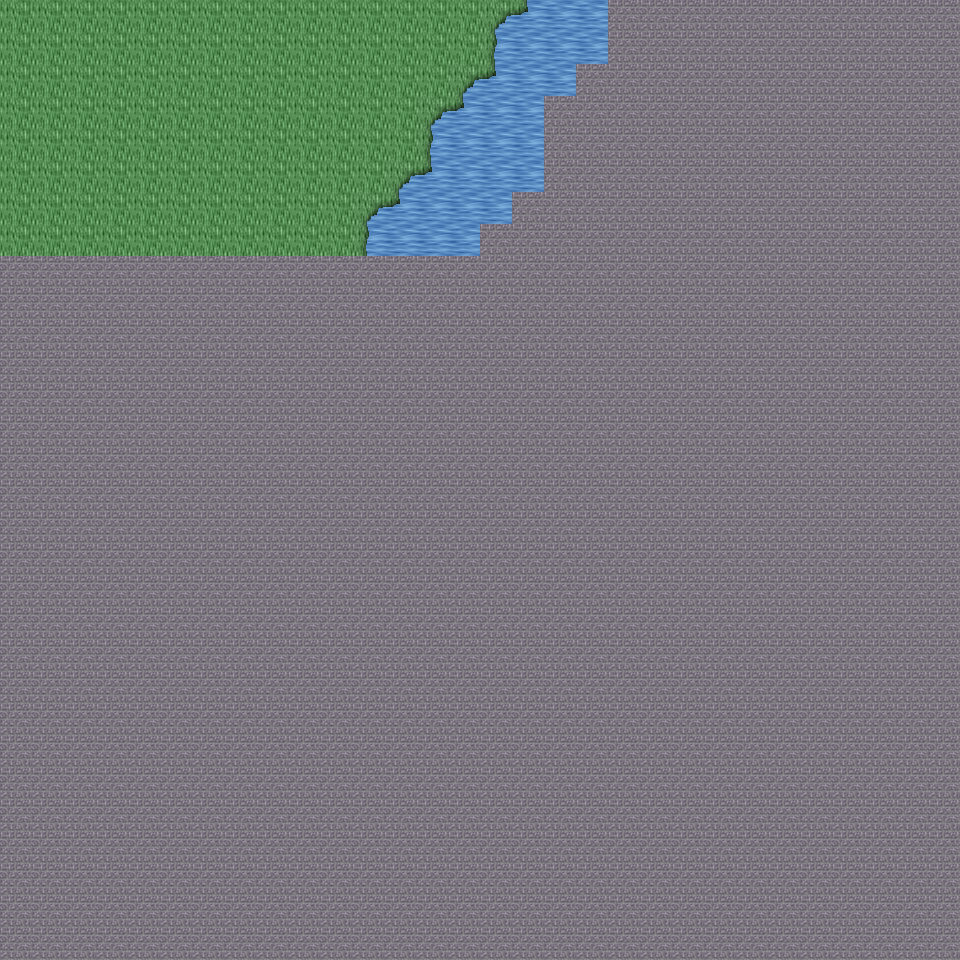

A 2D game scene composited from a Tiled map and its tileset images. What follows is a short description and the map's XML, with each tile layer's data collapsed to a summary:
An orthogonal 30x30 tile map with 32x32 px tiles, 6 tile layers (Ground, Object, Object2, Above, ...), 60 tilesets and 2 objects (2x mapchange).

<map version="1.0" orientation="orthogonal" renderorder="right-down" width="30" height="30" tilewidth="32" tileheight="32" nextobjectid="3">
  <tileset firstgid="1" name="tileset_ground_indoor_tiles" tilewidth="32" tileheight="32" tilecount="8" columns="2">
    <image source="../drawable/tileset_ground_indoor_tiles.png" width="64" height="128" />
  </tileset>
  <tileset firstgid="9" name="tileset_ground_ground" tilewidth="32" tileheight="32" tilecount="33" columns="3">
    <image source="../drawable/tileset_ground_ground.png" width="96" height="352" />
  </tileset>
  <tileset firstgid="42" name="tileset_building_castle" tilewidth="32" tileheight="32" tilecount="320" columns="20">
    <image source="../drawable/tileset_building_castle.png" width="640" height="512" />
  </tileset>
  <tileset firstgid="362" name="tileset_furniture_carpet_carpets_2" tilewidth="32" tileheight="32" tilecount="20" columns="4">
    <image source="../drawable/tileset_furniture_carpet_carpets_2.png" width="128" height="160" />
  </tileset>
  <tileset firstgid="382" name="tileset_ground_ground_2" tilewidth="32" tileheight="32" tilecount="4" columns="4">
    <image source="../drawable/tileset_ground_ground_2.png" width="128" height="32" />
  </tileset>
  <tileset firstgid="386" name="tileset_building_church" tilewidth="32" tileheight="32" tilecount="56" columns="8">
    <image source="../drawable/tileset_building_church.png" width="256" height="224" />
  </tileset>
  <tileset firstgid="442" name="tileset_ground_indoor_church_tiles" tilewidth="32" tileheight="32" tilecount="2" columns="2">
    <image source="../drawable/tileset_ground_indoor_church_tiles.png" width="64" height="32" />
  </tileset>
  <tileset firstgid="444" name="tileset_ground_water_pool" tilewidth="32" tileheight="32" tilecount="72" columns="3">
    <image source="../drawable/tileset_ground_water_pool.png" width="96" height="768" />
  </tileset>
  <tileset firstgid="516" name="tileset_building_entrance_int_iron_bars" tilewidth="32" tileheight="32" tilecount="12" columns="3">
    <image source="../drawable/tileset_building_entrance_int_iron_bars.png" width="96" height="128" />
  </tileset>
  <tileset firstgid="528" name="tileset_plant_bush_hedge" tilewidth="32" tileheight="32" tilecount="35" columns="5">
    <image source="../drawable/tileset_plant_bush_hedge.png" width="160" height="224" />
  </tileset>
  <tileset firstgid="563" name="tileset_building_wall_wall_brown" tilewidth="32" tileheight="32" tilecount="12" columns="3">
    <image source="../drawable/tileset_building_wall_wall_brown.png" width="96" height="128" />
  </tileset>
  <tileset firstgid="575" name="tileset_ground_cobbled_paving" tilewidth="32" tileheight="32" tilecount="1" columns="1">
    <image source="../drawable/tileset_ground_cobbled_paving.png" width="32" height="32" />
  </tileset>
  <tileset firstgid="576" name="tileset_building_wall_wood" tilewidth="32" tileheight="32" tilecount="16" columns="4">
    <image source="../drawable/tileset_building_wall_wood.png" width="128" height="128" />
  </tileset>
  <tileset firstgid="592" name="tileset_plant_leaves" tilewidth="32" tileheight="32" tilecount="8" columns="4">
    <image source="../drawable/tileset_plant_leaves.png" width="128" height="64" />
  </tileset>
  <tileset firstgid="600" name="tileset_furniture_sink_pale_brown_stone" tilewidth="32" tileheight="32" tilecount="4" columns="2">
    <image source="../drawable/tileset_furniture_sink_pale_brown_stone.png" width="64" height="64" />
  </tileset>
  <tileset firstgid="604" name="tileset_item_statue_grey_stone" tilewidth="32" tileheight="32" tilecount="4" columns="2">
    <image source="../drawable/tileset_item_statue_grey_stone.png" width="64" height="64" />
  </tileset>
  <tileset firstgid="608" name="tileset_ground_grass_edges" tilewidth="32" tileheight="32" tilecount="36" columns="12">
    <image source="../drawable/tileset_ground_grass_edges.png" width="384" height="96" />
  </tileset>
  <tileset firstgid="644" name="tileset_item_statue_cross" tilewidth="32" tileheight="32" tilecount="1" columns="1">
    <image source="../drawable/tileset_item_statue_cross.png" width="32" height="32" />
  </tileset>
  <tileset firstgid="645" name="tileset_item_gothic_large_gravestone" tilewidth="32" tileheight="32" tilecount="9" columns="3">
    <image source="../drawable/tileset_item_gothic_large_gravestone.png" width="96" height="96" />
  </tileset>
  <tileset firstgid="654" name="tileset_building_fence_fence_chunky" tilewidth="32" tileheight="32" tilecount="21" columns="3">
    <image source="../drawable/tileset_building_fence_fence_chunky.png" width="96" height="224" />
  </tileset>
  <tileset firstgid="675" name="tileset_plant_flower_daisy_blue" tilewidth="32" tileheight="32" tilecount="8" columns="2">
    <image source="../drawable/tileset_plant_flower_daisy_blue.png" width="64" height="128" />
  </tileset>
  <tileset firstgid="683" name="tileset_plant_flower_daisy_red" tilewidth="32" tileheight="32" tilecount="8" columns="2">
    <image source="../drawable/tileset_plant_flower_daisy_red.png" width="64" height="128" />
  </tileset>
  <tileset firstgid="691" name="tileset_plant_flower_daisy_yellow" tilewidth="32" tileheight="32" tilecount="8" columns="2">
    <image source="../drawable/tileset_plant_flower_daisy_yellow.png" width="64" height="128" />
  </tileset>
  <tileset firstgid="699" name="tileset_building_door_door_n" tilewidth="32" tileheight="32" tilecount="6" columns="3">
    <image source="../drawable/tileset_building_door_door_n.png" width="96" height="64" />
  </tileset>
  <tileset firstgid="705" name="tileset_plant_flower_daisy_white" tilewidth="32" tileheight="32" tilecount="8" columns="2">
    <image source="../drawable/tileset_plant_flower_daisy_white.png" width="64" height="128" />
  </tileset>
  <tileset firstgid="713" name="tileset_building_door_closed_with_key" tilewidth="32" tileheight="32" tilecount="1" columns="1">
    <image source="../drawable/tileset_building_door_closed_with_key.png" width="32" height="32" />
  </tileset>
  <tileset firstgid="714" name="tileset_building_window_window_right" tilewidth="32" tileheight="32" tilecount="2" columns="2">
    <image source="../drawable/tileset_building_window_window_right.png" width="64" height="32" />
  </tileset>
  <tileset firstgid="716" name="tileset_building_roof_red" tilewidth="32" tileheight="32" tilecount="20" columns="5">
    <image source="../drawable/tileset_building_roof_red.png" width="160" height="128" />
  </tileset>
  <tileset firstgid="736" name="tileset_building_window_window_left" tilewidth="32" tileheight="32" tilecount="2" columns="2">
    <image source="../drawable/tileset_building_window_window_left.png" width="64" height="32" />
  </tileset>
  <tileset firstgid="738" name="tileset_building_window_window_long" tilewidth="32" tileheight="32" tilecount="3" columns="3">
    <image source="../drawable/tileset_building_window_window_long.png" width="96" height="32" />
  </tileset>
  <tileset firstgid="741" name="tileset_building_roof_yellow" tilewidth="32" tileheight="32" tilecount="20" columns="5">
    <image source="../drawable/tileset_building_roof_yellow.png" width="160" height="128" />
  </tileset>
  <tileset firstgid="761" name="tileset_building_roof_green" tilewidth="32" tileheight="32" tilecount="20" columns="5">
    <image source="../drawable/tileset_building_roof_green.png" width="160" height="128" />
  </tileset>
  <tileset firstgid="781" name="tileset_building_roof_blue" tilewidth="32" tileheight="32" tilecount="20" columns="5">
    <image source="../drawable/tileset_building_roof_blue.png" width="160" height="128" />
  </tileset>
  <tileset firstgid="801" name="tileset_building_decoration_chimney_big" tilewidth="32" tileheight="32" tilecount="2" columns="1">
    <image source="../drawable/tileset_building_decoration_chimney_big.png" width="32" height="64" />
  </tileset>
  <tileset firstgid="803" name="tileset_logic_collision" tilewidth="32" tileheight="32" tilecount="1" columns="1">
    <image source="../drawable/tileset_logic_collision.png" width="32" height="32" />
  </tileset>
  <tileset firstgid="804" name="tileset_ground_water_pool_deep" tilewidth="32" tileheight="32" tilecount="72" columns="3">
    <image source="../drawable/tileset_ground_water_pool_deep.png" width="96" height="768" />
  </tileset>
  <tileset firstgid="876" name="tileset_ground_grass_corners" tilewidth="32" tileheight="32" tilecount="24" columns="6">
    <image source="../drawable/tileset_ground_grass_corners.png" width="192" height="128" />
  </tileset>
  <tileset firstgid="900" name="tileset_building_door_closed" tilewidth="32" tileheight="32" tilecount="1" columns="1">
    <image source="../drawable/tileset_building_door_closed.png" width="32" height="32" />
  </tileset>
  <tileset firstgid="901" name="tileset_building_decoration_numbers" tilewidth="32" tileheight="32" tilecount="20" columns="2">
    <image source="../drawable/tileset_building_decoration_numbers.png" width="64" height="320" />
  </tileset>
  <tileset firstgid="921" name="tileset_furniture_other_stick" tilewidth="32" tileheight="32" tilecount="2" columns="1">
    <image source="../drawable/tileset_furniture_other_stick.png" width="32" height="64" />
  </tileset>
  <tileset firstgid="923" name="tileset_ground_green_paving" tilewidth="32" tileheight="32" tilecount="18" columns="3">
    <image source="../drawable/tileset_ground_green_paving.png" width="96" height="192" />
  </tileset>
  <tileset firstgid="941" name="tileset_furniture_light_lamp_bronze" tilewidth="32" tileheight="32" tilecount="3" columns="1">
    <image source="../drawable/tileset_furniture_light_lamp_bronze.png" width="32" height="96" />
  </tileset>
  <tileset firstgid="944" name="tileset_plant_tree_pine_tree_1" tilewidth="32" tileheight="32" tilecount="20" columns="4">
    <image source="../drawable/tileset_plant_tree_pine_tree_1.png" width="128" height="160" />
  </tileset>
  <tileset firstgid="964" name="tileset_plant_tree_pine_tree" tilewidth="32" tileheight="32" tilecount="20" columns="4">
    <image source="../drawable/tileset_plant_tree_pine_tree.png" width="128" height="160" />
  </tileset>
  <tileset firstgid="984" name="tileset_plant_flower_flowers_mixed" tilewidth="32" tileheight="32" tilecount="16" columns="4">
    <image source="../drawable/tileset_plant_flower_flowers_mixed.png" width="128" height="128" />
  </tileset>
  <tileset firstgid="1000" name="tileset_furniture_chair_bench_wooden" tilewidth="32" tileheight="32" tilecount="8" columns="2">
    <image source="../drawable/tileset_furniture_chair_bench_wooden.png" width="64" height="128" />
  </tileset>
  <tileset firstgid="1008" name="tileset_plant_stump_int_small_stump" tilewidth="32" tileheight="32" tilecount="1" columns="1">
    <image source="../drawable/tileset_plant_stump_int_small_stump.png" width="32" height="32" />
  </tileset>
  <tileset firstgid="1009" name="tileset_object_suspension_bridge" tilewidth="32" tileheight="32" tilecount="24" columns="3">
    <image source="../drawable/tileset_object_suspension_bridge.png" width="96" height="256" />
  </tileset>
  <tileset firstgid="1033" name="tileset_object_row_boat" tilewidth="32" tileheight="32" tilecount="30" columns="6">
    <image source="../drawable/tileset_object_row_boat.png" width="192" height="160" />
  </tileset>
  <tileset firstgid="1063" name="tileset_building_huts" tilewidth="32" tileheight="32" tilecount="338" columns="26">
    <image source="../drawable/tileset_building_huts.png" width="832" height="416" />
  </tileset>
  <tileset firstgid="1401" name="tileset_item_fishing_nets" tilewidth="32" tileheight="32" tilecount="6" columns="3">
    <image source="../drawable/tileset_item_fishing_nets.png" width="96" height="64" />
  </tileset>
  <tileset firstgid="1407" name="tileset_item_textile_laundry" tilewidth="32" tileheight="32" tilecount="16" columns="4">
    <image source="../drawable/tileset_item_textile_laundry.png" width="128" height="128" />
  </tileset>
  <tileset firstgid="1423" name="tileset_item_pot_barrels_1" tilewidth="32" tileheight="32" tilecount="8" columns="4">
    <image source="../drawable/tileset_item_pot_barrels_1.png" width="128" height="64" />
  </tileset>
  <tileset firstgid="1431" name="tileset_ground_earth_edges" tilewidth="32" tileheight="32" tilecount="18" columns="6">
    <image source="../drawable/tileset_ground_earth_edges.png" width="192" height="96" />
  </tileset>
  <tileset firstgid="1449" name="tileset_item_pot_wooden_crates" tilewidth="32" tileheight="32" tilecount="6" columns="3">
    <image source="../drawable/tileset_item_pot_wooden_crates.png" width="96" height="64" />
  </tileset>
  <tileset firstgid="1455" name="tileset_plant_tree_tree_green" tilewidth="32" tileheight="32" tilecount="88" columns="8">
    <image source="../drawable/tileset_plant_tree_tree_green.png" width="256" height="352" />
  </tileset>
  <tileset firstgid="1543" name="tileset_ground_ladder_vertical_dark" tilewidth="32" tileheight="32" tilecount="3" columns="3">
    <image source="../drawable/tileset_ground_ladder_vertical_dark.png" width="96" height="32" />
  </tileset>
  <tileset firstgid="1546" name="tileset_item_flagpole" tilewidth="32" tileheight="32" tilecount="3" columns="1">
    <image source="../drawable/tileset_item_flagpole.png" width="32" height="96" />
  </tileset>
  <tileset firstgid="1549" name="tileset_item_banners_flag" tilewidth="32" tileheight="32" tilecount="12" columns="3">
    <image source="../drawable/tileset_item_banners_flag.png" width="96" height="128" />
  </tileset>
  <tileset firstgid="1561" name="tileset_logic_protection" tilewidth="32" tileheight="32" tilecount="2" columns="2">
    <image source="../drawable/tileset_logic_protection.png" width="64" height="32" />
  </tileset>
  <layer name="Ground" width="30" height="30">
    <data>[900 cells, 240 non-empty, 5 distinct tile ids]</data>
  </layer>
  <layer name="Object" width="30" height="30">
    <data>[900 cells, 13 non-empty, 3 distinct tile ids]</data>
  </layer>
  <layer name="Object2" width="30" height="30">
    <data>[900 cells, 0 non-empty, 0 distinct tile ids]</data>
  </layer>
  <layer name="Above" width="30" height="30">
    <data>[900 cells, 0 non-empty, 0 distinct tile ids]</data>
  </layer>
  <layer name="Above2" width="30" height="30">
    <data>[900 cells, 0 non-empty, 0 distinct tile ids]</data>
  </layer>
  <layer name="Walkable" width="30" height="30">
    <data>[900 cells, 762 non-empty, 1 distinct tile ids]</data>
  </layer>
  <objectgroup name="MapEvents">
    <object id="1" name="north" type="mapchange" x="0" y="0" width="608" height="32">
      <properties>
        <property name="map" value="0_ados_mountain_n2_w2_x3_y3" />
        <property name="place" value="south" />
      </properties>
    </object>
    <object id="2" name="west" type="mapchange" x="0" y="0" width="32" height="256">
      <properties>
        <property name="map" value="0_ados_mountain_n2_w2_x2_y4" />
        <property name="place" value="east" />
      </properties>
    </object>
  </objectgroup>
</map>
